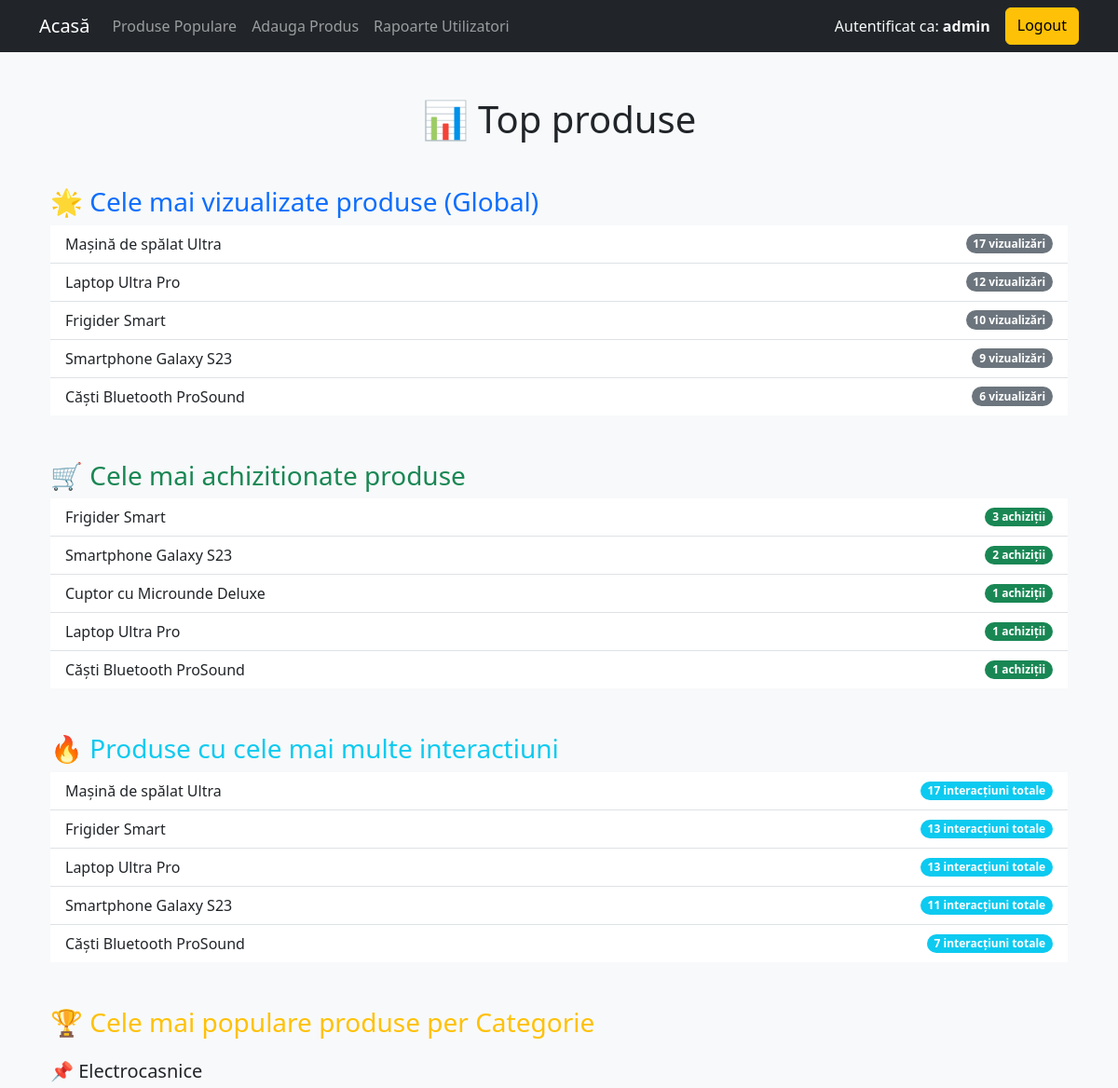
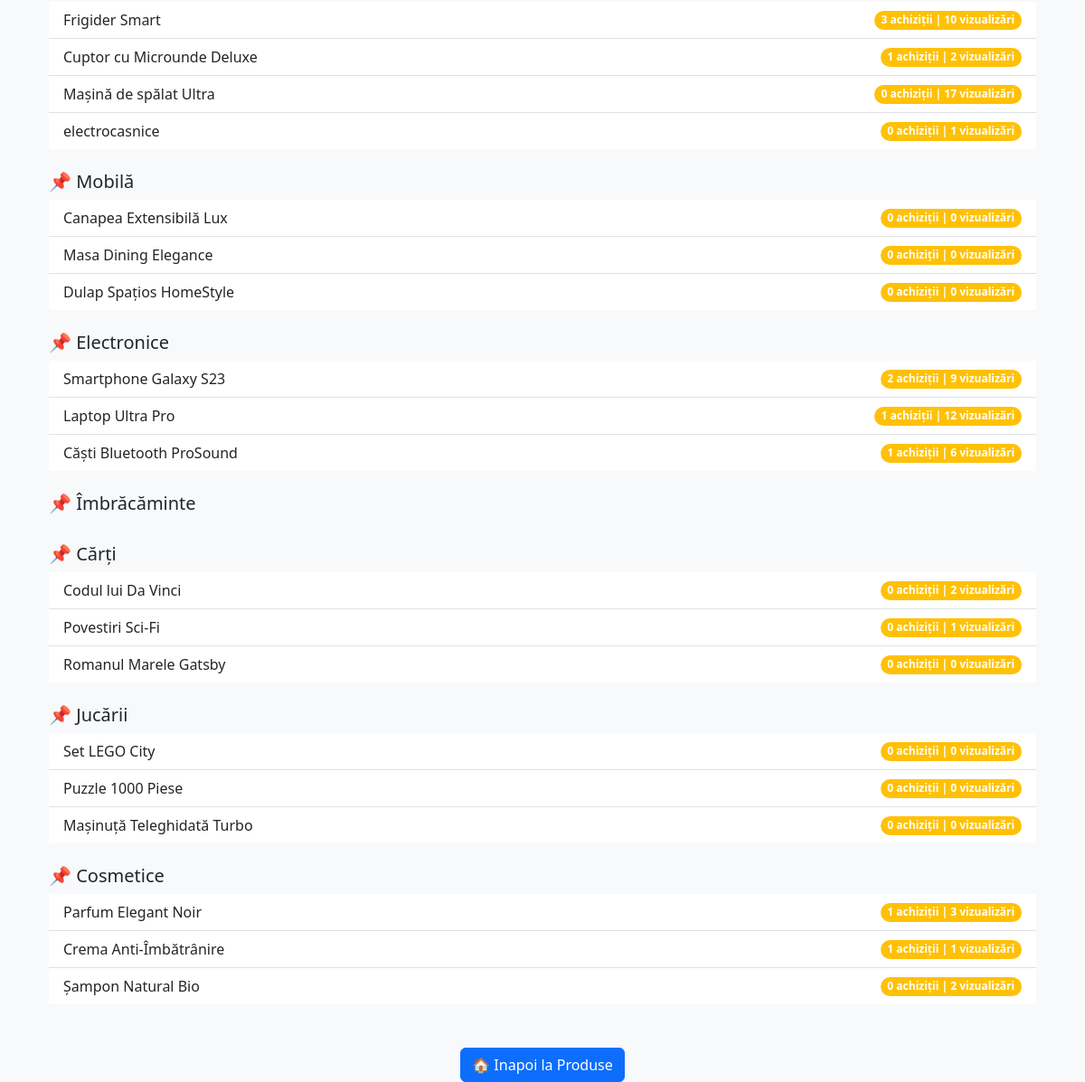
Before: /popular_products (signed in) with the older database file (2 pictures, top to bottom).
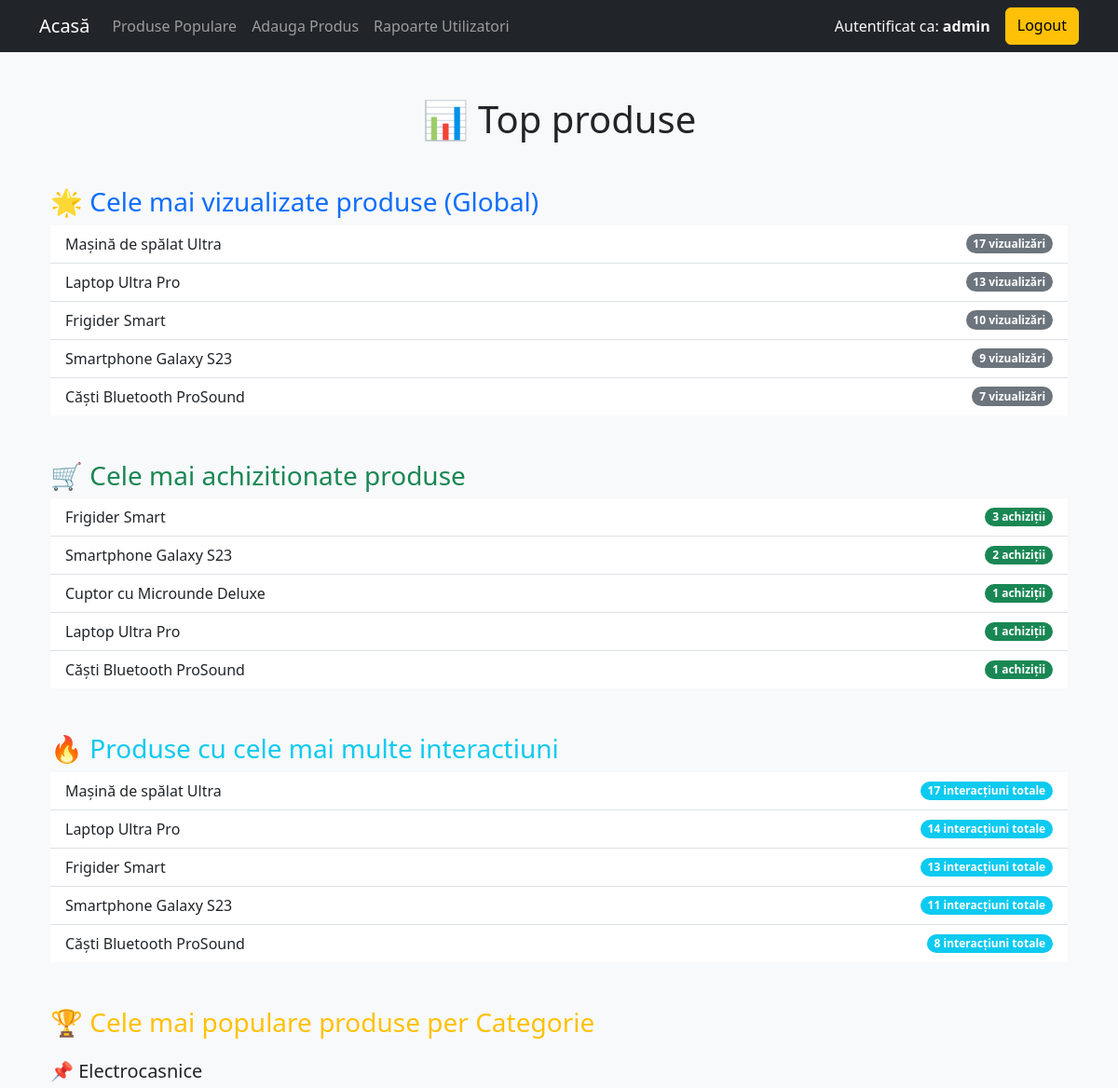
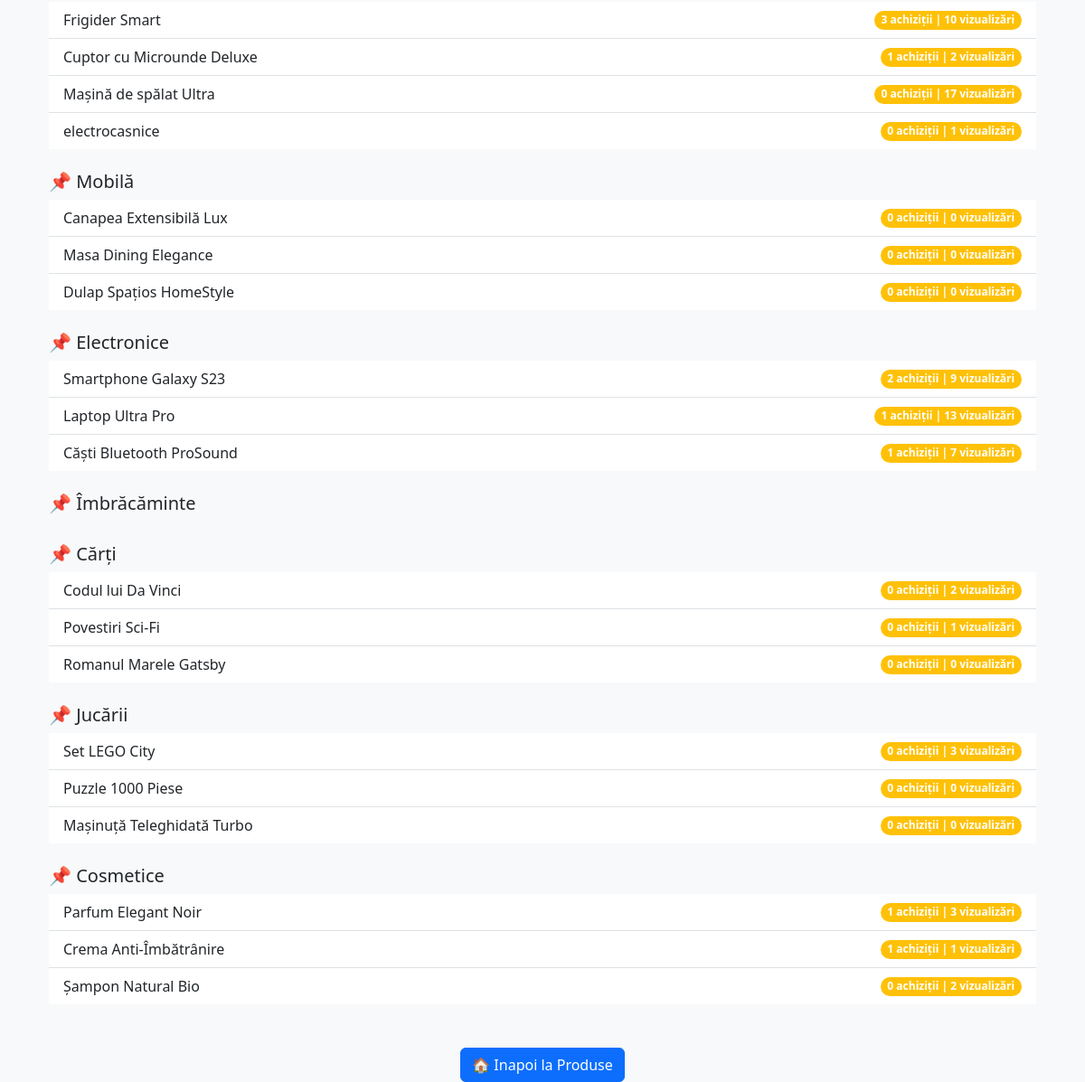
After: the same page with the newer database file (2 pictures, top to bottom).
### models.py (models this page shows, shortened)
class Product(db.Model):
    id = db.Column(db.Integer, primary_key=True)
    name = db.Column(db.String(100))
    category = db.Column(db.String(50))
    price = db.Column(db.Float)
    description = db.Column(db.Text)
    views = db.Column(db.Integer, default=0)
    purchases = db.Column(db.Integer, default=0)

### app.py (the view)
@app.route("/popular_products")
@login_required
def popular_products():
    most_viewed = Product.query.order_by(Product.views.desc()).limit(5).all()
    most_purchased = Product.query.order_by(Product.purchases.desc()).limit(5).all()
    most_interacted = (
        db.session.query(Product, db.func.sum(Product.views + Product.purchases).label("total_interactions"))
        .group_by(Product.id)
        .order_by(db.func.sum(Product.views + Product.purchases).desc())
        .limit(5)
        .all()
    )
    popular_per_category = {}
    for category in AVAILABLE_CATEGORIES:
        popular_per_category[category] = (
            Product.query.filter_by(category=category)
            .order_by(Product.purchases.desc(), Product.views.desc())
            .limit(5)
            .all()
        )
    return render_template(
        "popular_products.html",
        most_viewed=most_viewed,
        most_purchased=most_purchased,
        most_interacted=most_interacted,
        popular_per_category=popular_per_category
    )

### app.py (called while the page is built)
def login_required(f):
    @wraps(f)
    def decorated_function(*args, **kwargs):
        if "user_id" not in session:
            flash("Trebuie sa fii autentificat pentru a accesa aceasta pagina.")
            return redirect(url_for("login"))
        return f(*args, **kwargs)
    return decorated_function

### templates/popular_products.html (shortened to what this page needs)
<!DOCTYPE html>
<html lang="ro">
<head>
    <link rel="stylesheet" href="https://cdn.jsdelivr.net/npm/bootstrap@5.3.0/dist/css/bootstrap.min.css">
</head>
<body class="bg-light">
{% extends 'base.html' %}
{% block content %}
<div class="container mt-5">
    <h1 class="text-center mb-5">📊 Top produse</h1>
    <h3 class="mt-5 text-primary">🌟 Cele mai vizualizate produse (Global)</h3>
    <ul class="list-group list-group-flush">
        {% for product in most_viewed %}
            <li class="list-group-item d-flex justify-content-between align-items-center">
                {{ product.name }}
                <span class="badge bg-secondary rounded-pill">{{ product.views }} vizualizări</span>
            </li>
        {% endfor %}
    </ul>
    <h3 class="mt-5 text-success">🛒 Cele mai achizitionate produse </h3>
    <ul class="list-group list-group-flush">
        {% for product in most_purchased %}
            <li class="list-group-item d-flex justify-content-between align-items-center">
                {{ product.name }}
                <span class="badge bg-success rounded-pill">{{ product.purchases }} achiziții</span>
            </li>
        {% endfor %}
    </ul>
    <h3 class="mt-5 text-info">🔥 Produse cu cele mai multe interactiuni</h3>
    <ul class="list-group list-group-flush">
        {% for product, total_interactions in most_interacted %}
            <li class="list-group-item d-flex justify-content-between align-items-center">
                {{ product.name }}
                <span class="badge bg-info rounded-pill">{{ total_interactions }} interacțiuni totale</span>
            </li>
        {% endfor %}
    </ul>
    <h3 class="mt-5 text-warning">🏆 Cele mai populare produse per Categorie</h3>
    {% for category, products in popular_per_category.items() %}
        <h5 class="mt-4">📌 {{ category }}</h5>
        <ul class="list-group list-group-flush">
            {% for product in products %}
                <li class="list-group-item d-flex justify-content-between align-items-center">
                    {{ product.name }}
                    <span class="badge bg-warning rounded-pill">{{ product.purchases }} achiziții | {{ product.views }} vizualizări</span>
                </li>
            {% endfor %}
        </ul>
    {% endfor %}
    <div class="text-center mt-5">
        <a href="/" class="btn btn-primary">🏠 Inapoi la Produse</a>
    </div>
</div>
{% endblock %}

### templates/base.html (shortened to what this page needs)
<!DOCTYPE html>
<html lang="ro">
<head>
    <link rel="stylesheet" href="https://cdn.jsdelivr.net/npm/bootstrap@5.3.0/dist/css/bootstrap.min.css">
</head>
<body class="bg-light">
<nav class="navbar navbar-expand-lg navbar-dark bg-dark">
    <div class="container">
        <a class="navbar-brand" href="{{ url_for('home') }}">Acasă</a>
        <div class="collapse navbar-collapse" id="navbarNav">
            <ul class="navbar-nav me-auto">
                <li class="nav-item">
                    <a class="nav-link" href="{{ url_for('popular_products') }}">Produse Populare</a>
                </li>
                {% if session['role'] == 'admin' %}
                <li class="nav-item">
                    <a class="nav-link" href="{{ url_for('add_product') }}">Adauga Produs</a>
                </li>
                <li class="nav-item">
                    <a class="nav-link" href="{{ url_for('user_reports') }}">Rapoarte Utilizatori</a>
                </li>
                {% endif %}
            </ul>
            <div class="d-flex">
                {% if 'user_id' in session %}
                    <span class="navbar-text me-3 text-light">Autentificat ca: <strong>{{ session['role'] }}</strong></span>
                    <a class="btn btn-warning" href="{{ url_for('logout') }}">Logout</a>
                {% else %}
                    <a class="btn btn-primary me-2" href="{{ url_for('login') }}">Login</a>
                    <a class="btn btn-success" href="{{ url_for('register') }}">Register</a>
                {% endif %}
            </div>
        </div>
    </div>
</nav>
<div class="container mt-5">
    {% block content %}
    {% endblock %}
</div>
</body>
</html>

Changed rows visible on the page:
changed Product "Laptop Ultra Pro": views "12" → "13"; total_interactions "13" → "14"; moves up the list
changed Product "Căști Bluetooth ProSound": views "6" → "7"; total_interactions "7" → "8"
changed Product "Set LEGO City": views "0" → "3"
